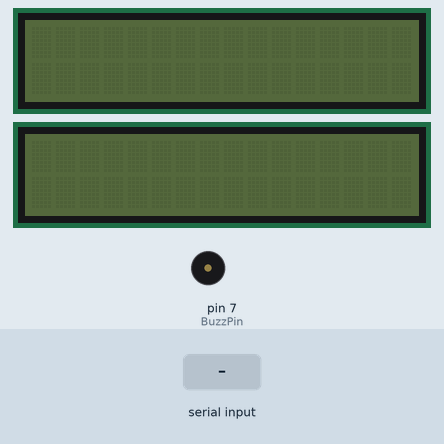
A sketch run on a simulated Arduino Uno, built with avr-gcc and run on an emulated ATmega328P. On the bench: 2 × 16×2 character LCD, buzzer (waves = sounding, pin HIGH). The test bench sets the inputs (shaded band).

Above: at 1.2 s.
1.3 s: "1" received over the second serial link
At 3.3 s:
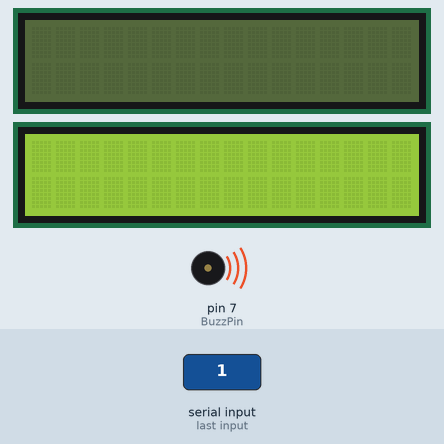
At 5.6 s:
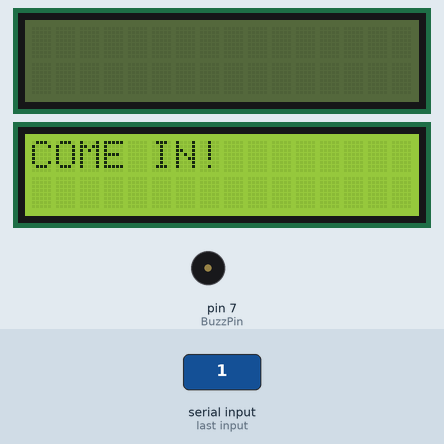
6.8 s: "0" received over the second serial link
At 8.3 s:
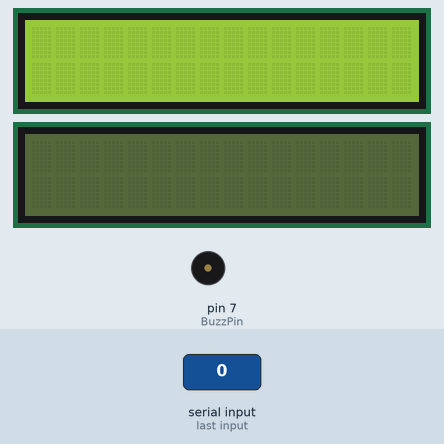
8.8 s: "2" received over the second serial link
Timing chart, 0 to 11.8 s (numbered marks = the images above; inputs shaded):
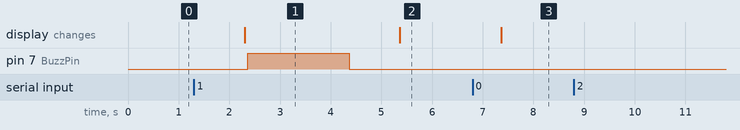

Measured:
- after the input at 1.3 s, pin 7 (BuzzPin): LOW → HIGH after 1.1 s, → LOW 2.0 s later; the display: changes after 1.0 s (image 1)
- after the input at 8.8 s, every drawn part: stays the same
- what the display in image 1 shows lasts 3.1 s, from 2.3 s to 5.4 s

The sketch:

Final_Code.ino
```cpp
#include <LiquidCrystal.h>

#include <Servo.h>


#include <SoftwareSerial.h>//servo name

int bluetoothTx = 0;  //bluetooth Tx to 10 pin
int bluetoothRx = 1;  //bluetooth Rx to 11 pin
SoftwareSerial bluetooth(bluetoothTx, bluetoothRx);
const int rs = 11, en = 12, d4 = 5, d5 = 4, d6 = 3, d7 = 2;
LiquidCrystal lcd(rs, en, d4, d5, d6, d7);


const int BuzzPin = 7;

/*int servorot = bluetooth.read();  //save the received number to servorot*/


void setup() {
pinMode(BuzzPin, OUTPUT);
Servo knob;
knob.attach(9);
knob.writeMicroseconds(1500); //set servo to middle

//servo setup

  // put your setup code here, to run once:

  //setup usb serial connection to computer
  Serial.begin(9600); //9600 baud rate

  //setup usb serial connection to computer
  bluetooth.begin(9600); //9600 baud rate

//lcd setup
  //set the number and rows in the LCD

//buzzer


}


void loop() {
/*  // put your main code here, to run repeatedly: */
int servorot = bluetooth.read();
 if (bluetooth.available() > 0 ) //if bluetooth is available receive number from bluetooth
  {

    Serial.println(servorot); //serial print servorot current number received from bluetoot
  }


   Servo knob;
          knob.attach(9);
 if (servorot == 49) {
      int x = 1;
      for (int x = 1; x <2; x++) {

          knob.writeMicroseconds(1690);
          delay (1000);
          lcd.begin(16, 2);
          digitalWrite(BuzzPin, HIGH);
          delay (2000);
          digitalWrite(BuzzPin, LOW);
          delay (1000);
          lcd.print("COME IN!");//LCD prints COME IN!
          delay(2000); //delay message for 7.5
          lcd.noDisplay();

      }

}


else {
   digitalWrite(13, HIGH);

}


// if (servorot == 94) {
//  knob.writeMicroseconds(1310);
//}

//else {
 // digitalWrite(13, HIGH);
//}

 }
```
